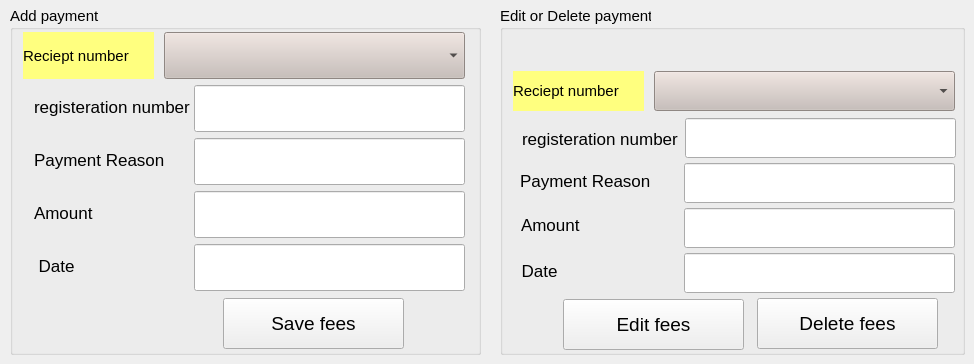
          <widget class="QWidget" name="tab_4">
           <attribute name="title">
            <string>Fees</string>
           </attribute>
           <widget class="QGroupBox" name="groupBox_5">
            <property name="geometry">
             <rect>
              <x>10</x>
              <y>6</y>
              <width>471</width>
              <height>349</height>
             </rect>
            </property>
            <property name="minimumSize">
             <size>
              <width>0</width>
              <height>179</height>
             </size>
            </property>
            <property name="font">
             <font>
              <pointsize>11</pointsize>
             </font>
            </property>
            <property name="title">
             <string>Add payment</string>
            </property>
            <widget class="QComboBox" name="comboBox_12">
             <property name="geometry">
              <rect>
               <x>154</x>
               <y>26</y>
               <width>301</width>
               <height>47</height>
              </rect>
             </property>
             <property name="styleSheet">
              <string notr="true">background-color:rgb(200, 189, 184);</string>
             </property>
            </widget>
            <widget class="QLabel" name="label_49">
             <property name="geometry">
              <rect>
               <x>13</x>
               <y>26</y>
               <width>131</width>
               <height>47</height>
              </rect>
             </property>
             <property name="font">
              <font>
               <pointsize>11</pointsize>
              </font>
             </property>
             <property name="styleSheet">
              <string notr="true">background-color:rgba(255, 255, 127.100);</string>
             </property>
             <property name="text">
              <string>Reciept number</string>
             </property>
            </widget>
            <widget class="QPushButton" name="pushButton_14">
             <property name="geometry">
              <rect>
               <x>213</x>
               <y>292</y>
               <width>181</width>
               <height>51</height>
              </rect>
             </property>
             <property name="font">
              <font>
               <pointsize>14</pointsize>
              </font>
             </property>
             <property name="text">
              <string>Save fees</string>
             </property>
            </widget>
            <widget class="QLineEdit" name="lineEdit_35">
             <property name="geometry">
              <rect>
               <x>184</x>
               <y>79</y>
               <width>271</width>
               <height>47</height>
              </rect>
             </property>
            </widget>
            <widget class="QLabel" name="label_52">
             <property name="geometry">
              <rect>
               <x>24</x>
               <y>77</y>
               <width>161</width>
               <height>47</height>
              </rect>
             </property>
             <property name="font">
              <font>
               <pointsize>13</pointsize>
              </font>
             </property>
             <property name="text">
              <string>registeration number</string>
             </property>
            </widget>
            <widget class="QLineEdit" name="lineEdit_36">
             <property name="geometry">
              <rect>
               <x>184</x>
               <y>132</y>
               <width>271</width>
               <height>47</height>
              </rect>
             </property>
            </widget>
            <widget class="QLabel" name="label_53">
             <property name="geometry">
              <rect>
               <x>24</x>
               <y>130</y>
               <width>161</width>
               <height>47</height>
              </rect>
             </property>
             <property name="font">
              <font>
               <pointsize>13</pointsize>
              </font>
             </property>
             <property name="text">
              <string>Payment Reason</string>
             </property>
            </widget>
            <widget class="QLineEdit" name="lineEdit_37">
             <property name="geometry">
              <rect>
               <x>184</x>
               <y>185</y>
               <width>271</width>
               <height>47</height>
              </rect>
             </property>
            </widget>
            <widget class="QLabel" name="label_54">
             <property name="geometry">
              <rect>
               <x>24</x>
               <y>183</y>
               <width>161</width>
               <height>47</height>
              </rect>
             </property>
             <property name="font">
              <font>
               <pointsize>13</pointsize>
              </font>
             </property>
             <property name="text">
              <string>Amount</string>
             </property>
            </widget>
            <widget class="QLabel" name="label_55">
             <property name="geometry">
              <rect>
               <x>24</x>
               <y>236</y>
               <width>161</width>
               <height>47</height>
              </rect>
             </property>
             <property name="font">
              <font>
               <pointsize>13</pointsize>
              </font>
             </property>
             <property name="text">
              <string> Date</string>
             </property>
            </widget>
            <widget class="QLineEdit" name="lineEdit_38">
             <property name="geometry">
              <rect>
               <x>184</x>
               <y>238</y>
               <width>271</width>
               <height>47</height>
              </rect>
             </property>
            </widget>
           </widget>
           <widget class="QGroupBox" name="groupBox_6">
            <property name="geometry">
             <rect>
              <x>500</x>
              <y>6</y>
              <width>465</width>
              <height>349</height>
             </rect>
            </property>
            <property name="minimumSize">
             <size>
              <width>0</width>
              <height>179</height>
             </size>
            </property>
            <property name="font">
             <font>
              <pointsize>11</pointsize>
             </font>
            </property>
            <property name="title">
             <string>Edit or Delete payment</string>
            </property>
            <widget class="QComboBox" name="comboBox_13">
             <property name="geometry">
              <rect>
               <x>154</x>
               <y>65</y>
               <width>301</width>
               <height>40</height>
              </rect>
             </property>
             <property name="styleSheet">
              <string notr="true">background-color:rgb(200, 189, 184);</string>
             </property>
            </widget>
            <widget class="QLabel" name="label_50">
             <property name="geometry">
              <rect>
               <x>13</x>
               <y>65</y>
               <width>131</width>
               <height>40</height>
              </rect>
             </property>
             <property name="font">
              <font>
               <pointsize>11</pointsize>
              </font>
             </property>
             <property name="styleSheet">
              <string notr="true">background-color:rgba(255, 255, 127.100);</string>
             </property>
             <property name="text">
              <string>Reciept number</string>
             </property>
            </widget>
            <widget class="QPushButton" name="pushButton_15">
             <property name="geometry">
              <rect>
               <x>257</x>
               <y>292</y>
               <width>181</width>
               <height>51</height>
              </rect>
             </property>
             <property name="font">
              <font>
               <pointsize>14</pointsize>
              </font>
             </property>
             <property name="text">
              <string>Delete fees</string>
             </property>
            </widget>
            <widget class="QLabel" name="label_56">
             <property name="geometry">
              <rect>
               <x>22</x>
               <y>113</y>
               <width>161</width>
               <height>40</height>
              </rect>
             </property>
             <property name="font">
              <font>
               <pointsize>13</pointsize>
              </font>
             </property>
             <property name="text">
              <string>registeration number</string>
             </property>
            </widget>
            <widget class="QLineEdit" name="lineEdit_40">
             <property name="geometry">
              <rect>
               <x>184</x>
               <y>157</y>
               <width>271</width>
               <height>40</height>
              </rect>
             </property>
            </widget>
            <widget class="QLabel" name="label_57">
             <property name="geometry">
              <rect>
               <x>20</x>
               <y>155</y>
               <width>161</width>
               <height>40</height>
              </rect>
             </property>
             <property name="font">
              <font>
               <pointsize>13</pointsize>
              </font>
             </property>
             <property name="text">
              <string>Payment Reason</string>
             </property>
            </widget>
            <widget class="QLineEdit" name="lineEdit_41">
             <property name="geometry">
              <rect>
               <x>184</x>
               <y>202</y>
               <width>271</width>
               <height>40</height>
              </rect>
             </property>
            </widget>
            <widget class="QLabel" name="label_58">
             <property name="geometry">
              <rect>
               <x>21</x>
               <y>199</y>
               <width>161</width>
               <height>40</height>
              </rect>
             </property>
             <property name="font">
              <font>
               <pointsize>13</pointsize>
              </font>
             </property>
             <property name="text">
              <string>Amount</string>
             </property>
            </widget>
            <widget class="QLabel" name="label_59">
             <property name="geometry">
              <rect>
               <x>17</x>
               <y>245</y>
               <width>161</width>
               <height>40</height>
              </rect>
             </property>
             <property name="font">
              <font>
               <pointsize>13</pointsize>
              </font>
             </property>
             <property name="text">
              <string> Date</string>
             </property>
            </widget>
            <widget class="QLineEdit" name="lineEdit_42">
             <property name="geometry">
              <rect>
               <x>184</x>
               <y>247</y>
               <width>271</width>
               <height>40</height>
              </rect>
             </property>
            </widget>
            <widget class="QPushButton" name="pushButton_16">
             <property name="geometry">
              <rect>
               <x>63</x>
               <y>293</y>
               <width>181</width>
               <height>51</height>
              </rect>
             </property>
             <property name="font">
              <font>
               <pointsize>14</pointsize>
              </font>
             </property>
             <property name="text">
              <string>Edit fees</string>
             </property>
            </widget>
            <widget class="QLineEdit" name="lineEdit_75">
             <property name="geometry">
              <rect>
               <x>185</x>
               <y>112</y>
               <width>271</width>
               <height>40</height>
              </rect>
             </property>
            </widget>
           </widget>
          </widget>
